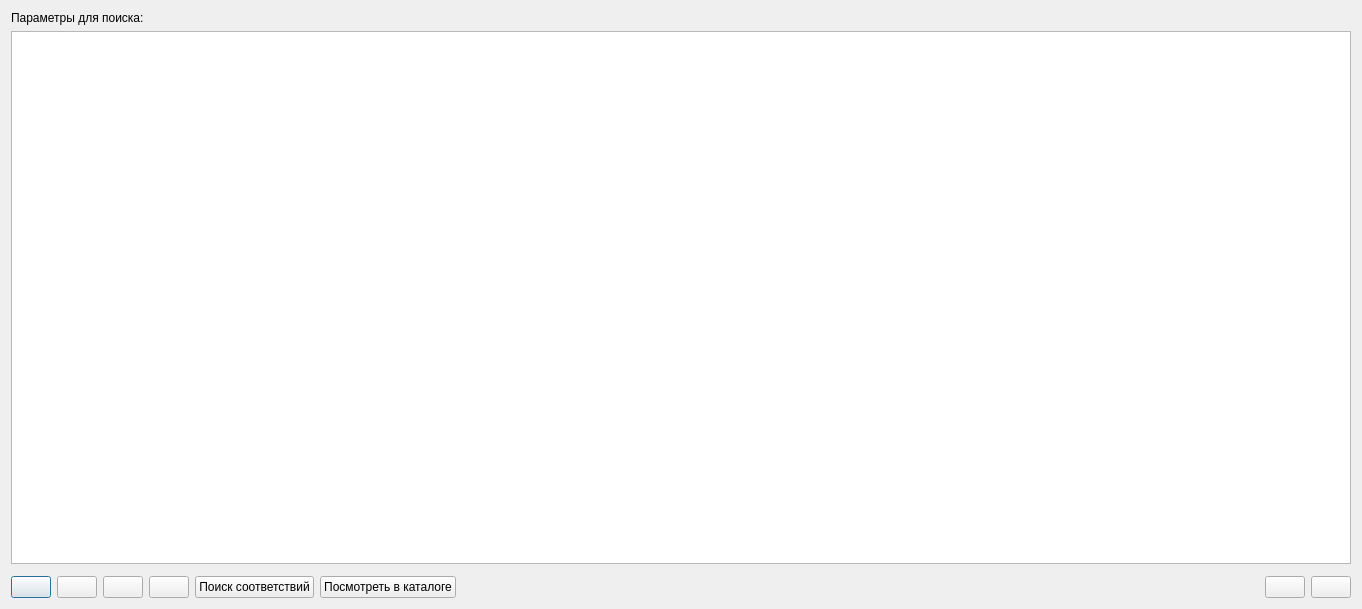
<?xml version="1.0" encoding="UTF-8"?>
<ui version="4.0">
 <class>dialog</class>
 <widget class="Dialog" name="dialog">
  <property name="geometry">
   <rect>
    <x>0</x>
    <y>0</y>
    <width>1362</width>
    <height>609</height>
   </rect>
  </property>
  <property name="name" stdset="0">
   <string>vw_прайс</string>
  </property>
  <property name="caption" stdset="0">
   <string>Все прайсы с ценами для поставки по заказу</string>
  </property>
  <layout class="QVBoxLayout" name="vbxLayout">
   <item>
    <layout class="QHBoxLayout">
     <item>
      <widget class="QLabel" name="label">
       <property name="sizePolicy">
        <sizepolicy hsizetype="Fixed" vsizetype="Fixed">
         <horstretch>0</horstretch>
         <verstretch>0</verstretch>
        </sizepolicy>
       </property>
       <property name="text">
        <string>Параметры для поиска:</string>
       </property>
      </widget>
     </item>
     <item>
      <widget class="SearchParameters" name="searchParameters"/>
     </item>
    </layout>
   </item>
   <item>
    <layout class="QVBoxLayout" name="tableLayout">
     <item>
      <widget class="TableView" name="tableView"/>
     </item>
     <item>
      <widget class="Picture" name="picture"/>
     </item>
    </layout>
   </item>
   <item>
    <layout class="QHBoxLayout" name="cmdButtonLayout">
     <item>
      <widget class="QPushButton" name="buttonAdd">
       <property name="text">
        <string/>
       </property>
       <property name="icon">
        <iconset>
         <normaloff>:buttonAdd</normaloff>
         <normalon>:buttonAdd</normalon>
         <activeoff>:buttonAdd</activeoff>
         <activeon>:buttonAdd</activeon>
         <selectedoff>:buttonAdd</selectedoff>
         <selectedon>:buttonAdd</selectedon>:buttonAdd</iconset>
       </property>
      </widget>
     </item>
     <item>
      <widget class="QPushButton" name="buttonDelete">
       <property name="text">
        <string/>
       </property>
       <property name="icon">
        <iconset>
         <normaloff>:buttonDelete</normaloff>
         <normalon>:buttonDelete</normalon>
         <activeoff>:buttonDelete</activeoff>
         <activeon>:buttonDelete</activeon>
         <selectedoff>:buttonDelete</selectedoff>
         <selectedon>:buttonDelete</selectedon>:buttonDelete</iconset>
       </property>
      </widget>
     </item>
     <item>
      <widget class="QPushButton" name="buttonRequery">
       <property name="text">
        <string/>
       </property>
       <property name="icon">
        <iconset>
         <normaloff>:buttonRequery</normaloff>
         <normalon>:buttonRequery</normalon>
         <activeoff>:buttonRequery</activeoff>
         <activeon>:buttonRequery</activeon>
         <selectedoff>:buttonRequery</selectedoff>
         <selectedon>:buttonRequery</selectedon>:buttonRequery</iconset>
       </property>
      </widget>
     </item>
     <item>
      <widget class="QPushButton" name="buttonPrint">
       <property name="enabled">
        <bool>true</bool>
       </property>
       <property name="text">
        <string/>
       </property>
       <property name="icon">
        <iconset>
         <normaloff>:buttonPrint</normaloff>
         <normalon>:buttonPrint</normalon>
         <activeoff>:buttonPrint</activeoff>
         <activeon>:buttonPrint</activeon>
         <selectedoff>:buttonPrint</selectedoff>
         <selectedon>:buttonPrint</selectedon>:buttonPrint</iconset>
       </property>
      </widget>
     </item>
     <item>
      <widget class="QPushButton" name="buttonSearch">
       <property name="text">
        <string>Поиск соответствий</string>
       </property>
      </widget>
     </item>
     <item>
      <widget class="QPushButton" name="buttonCatalog">
       <property name="text">
        <string>Посмотреть в каталоге</string>
       </property>
      </widget>
     </item>
     <item>
      <spacer name="horizontalSpacer">
       <property name="orientation">
        <enum>Qt::Horizontal</enum>
       </property>
       <property name="sizeHint" stdset="0">
        <size>
         <width>40</width>
         <height>20</height>
        </size>
       </property>
      </spacer>
     </item>
     <item>
      <widget class="QPushButton" name="buttonOk">
       <property name="text">
        <string/>
       </property>
       <property name="icon">
        <iconset>
         <normaloff>:buttonOk</normaloff>
         <normalon>:buttonOk</normalon>
         <activeoff>:buttonOk</activeoff>
         <activeon>:buttonOk</activeon>
         <selectedoff>:buttonOk</selectedoff>
         <selectedon>:buttonOk</selectedon>:buttonOk</iconset>
       </property>
      </widget>
     </item>
     <item>
      <widget class="QPushButton" name="buttonCancel">
       <property name="text">
        <string/>
       </property>
       <property name="icon">
        <iconset>
         <normaloff>:buttonCancel</normaloff>
         <normalon>:buttonCancel</normalon>
         <activeoff>:buttonCancel</activeoff>
         <activeon>:buttonCancel</activeon>
         <selectedoff>:buttonCancel</selectedoff>
         <selectedon>:buttonCancel</selectedon>:buttonCancel</iconset>
       </property>
      </widget>
     </item>
    </layout>
   </item>
  </layout>
 </widget>
 <customwidgets>
  <customwidget>
   <class>Dialog</class>
   <extends>QDialog</extends>
   <header>dialog.h</header>
   <container>1</container>
  </customwidget>
  <customwidget>
   <class>Picture</class>
   <extends>QFrame</extends>
   <header>picture.h</header>
  </customwidget>
  <customwidget>
   <class>TableView</class>
   <extends>QTableView</extends>
   <header>tableview.h</header>
   <addpagemethod>addPage</addpagemethod>
   <container>1</container>
  </customwidget>
  <customwidget>
   <class>SearchParameters</class>
   <extends>QFrame</extends>
   <header>searchparameters.h</header>
  </customwidget>
 </customwidgets>
 <resources>
  <include location="../../../resources.qrc"/>
 </resources>
 <connections/>
</ui>
